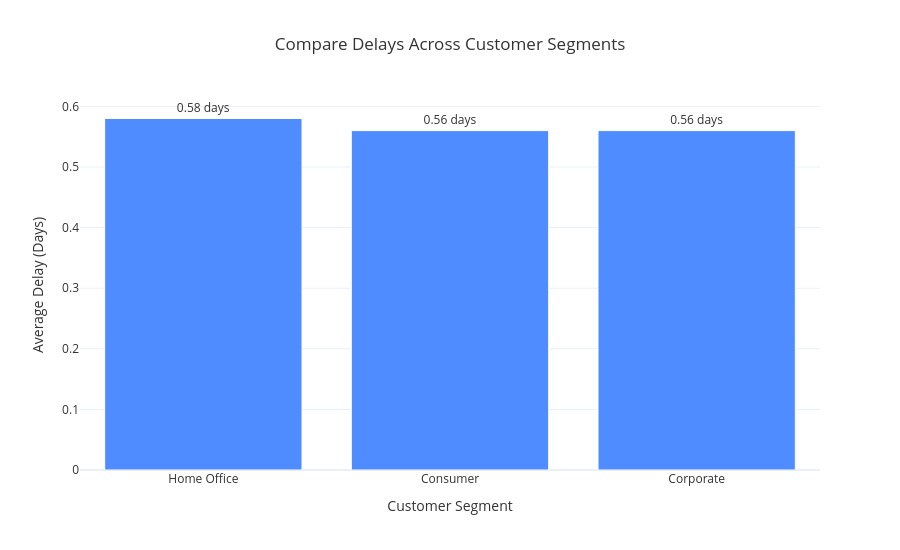

The code cell stored with this chart in its notebook:
### Markdown cell above
Customer Segment Impact Analysis

### Code cell
import plotly.express as px

# ==========================================
# Customer Segment Delay Analysis
# ==========================================

segment_delay = (
    df.groupby("customer_segment")
    .agg(
        total_orders=("customer_segment", "count"),
        avg_delay_days=("delay_gap", "mean"),
        median_delay_days=("delay_gap", "median")
    )
    .reset_index()
)

# Round values
segment_delay["avg_delay_days"] = segment_delay["avg_delay_days"].round(2)
segment_delay["median_delay_days"] = segment_delay["median_delay_days"].round(2)

# Highest delay first
segment_delay = segment_delay.sort_values(
    "avg_delay_days",
    ascending=False
)

print(segment_delay)


# ==========================================
# Chart
# ==========================================

fig = px.bar(
    segment_delay,
    x="customer_segment",
    y="avg_delay_days",
    text="avg_delay_days",

    hover_data=[
        "total_orders",
        "median_delay_days"
    ],

    title="Average Delivery Delay Across Customer Segments",

    template="plotly_white"
)

# ==========================================
# Bar Styling
# ==========================================

fig.update_traces(
    marker_color="#4F8CFF",

    texttemplate="%{text:.2f} days",
    textposition="outside",

    marker_line_color="#FFFFFF",
    marker_line_width=1,

    hovertemplate=(
        "<b>%{x}</b><br>"
        "Average Delay: %{y:.2f} days<br>"
        "Total Orders: %{customdata[0]:,}<br>"
        "Median Delay: %{customdata[1]:.2f} days"
        "<extra></extra>"
    )
)

# ==========================================
# Layout
# ==========================================

fig.update_layout(
    title={
        "text": "Compare Delays Across Customer Segments",
        "x": 0.5
    },

    xaxis_title="Customer Segment",
    yaxis_title="Average Delay (Days)",

    showlegend=False,

    height=550,
    width=900,

    paper_bgcolor="white",
    plot_bgcolor="white",

    font=dict(
        color="#333333"
    )
)

fig.show()

### Figure 1 — Plotly figure (JSON) as saved in the notebook; plotly's stock layout.template omitted (floating-point values rounded to 4 significant figures)
{"data": [{"customdata": [[32230.0, 1.0], [93500.0, 1.0], [54790.0, 1.0]], "hovertemplate": "<b>%{x}</b><br>Average Delay: %{y:.2f} days<br>Total Orders: %{customdata[0]:,}<br>Median Delay: %{customdata[1]:.2f} days<extra></extra>", "legendgroup": "", "marker": {"color": "#4F8CFF", "line": {"color": "#FFFFFF", "width": 1}, "pattern": {"shape": ""}}, "name": "", "orientation": "v", "showlegend": false, "text": [0.58, 0.56, 0.56], "textposition": "outside", "texttemplate": "%{text:.2f} days", "type": "bar", "x": ["Home Office", "Consumer", "Corporate"], "xaxis": "x", "y": [0.58, 0.56, 0.56], "yaxis": "y"}], "layout": {"barmode": "relative", "font": {"color": "#333333"}, "height": 550, "legend": {"tracegroupgap": 0}, "paper_bgcolor": "white", "plot_bgcolor": "white", "showlegend": false, "title": {"text": "Compare Delays Across Customer Segments", "x": 0.5}, "width": 900, "xaxis": {"anchor": "y", "domain": [0, 1], "title": {"text": "Customer Segment"}}, "yaxis": {"anchor": "x", "domain": [0, 1], "title": {"text": "Average Delay (Days)"}}}}
